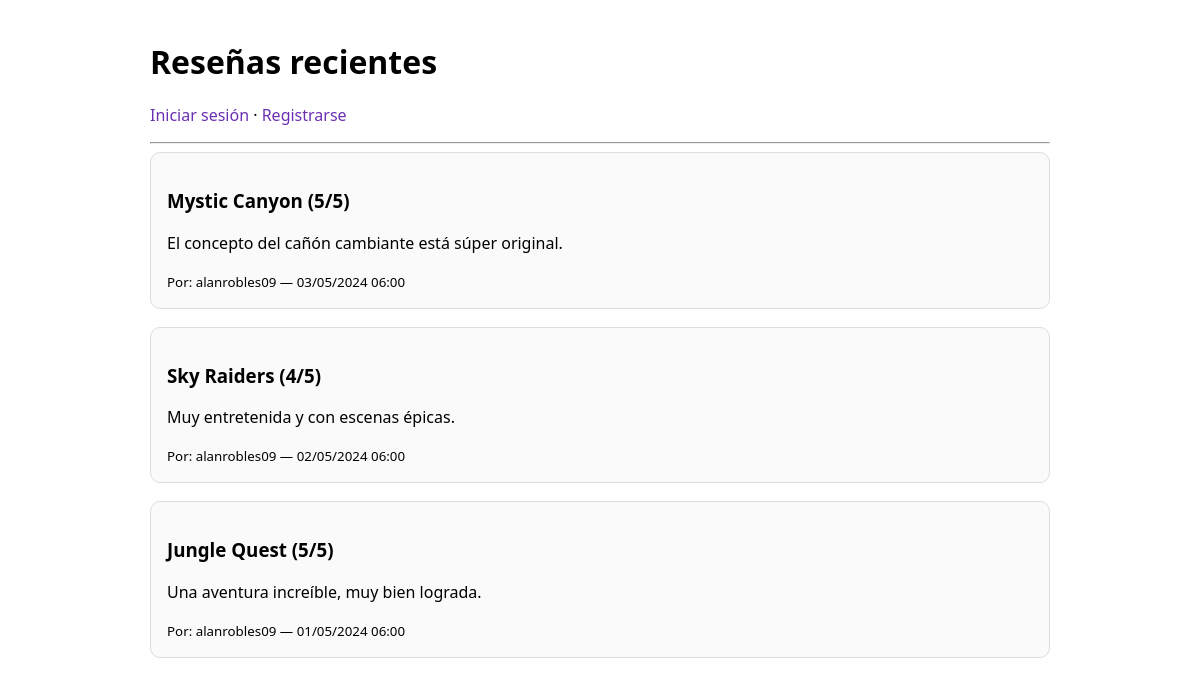
The page / on the database its author committed.
### sistema/models.py (models this page shows, shortened)
class Review(models.Model):
    movie = models.ForeignKey(
        Movie,
        on_delete=models.CASCADE,
        related_name='reviews',
        verbose_name="Película",
    )
    user = models.ForeignKey(
        User,
        on_delete=models.CASCADE,
        related_name='reviews',
        verbose_name="Usuario",
    )
    rating = models.PositiveSmallIntegerField("Calificación", help_text="Del 1 al 5")
    comment = models.TextField("Comentario")
    created_at = models.DateTimeField("Creada el", auto_now_add=True)
    class Meta:
        ordering = ['-created_at']
        verbose_name = "Reseña"
        verbose_name_plural = "Reseñas"

class Movie(models.Model):
    title = models.CharField("Título", max_length=200)
    description = models.TextField("Descripción", blank=True)
    year = models.PositiveIntegerField("Año", default=2024)  # ← CORREGIDO
    genre = models.CharField("Género", max_length=50, default="Aventura")
    created_at = models.DateTimeField("Creada el", auto_now_add=True)
    class Meta:
        ordering = ['-created_at']
        verbose_name = "Película"
        verbose_name_plural = "Películas"

### sistema/views.py (the view)
# urls.py: path('', views.home_view, name='home'),
def home_view(request):
    reviews = Review.objects.select_related("movie", "user").order_by('-created_at')
    return render(request, 'index.html', {
        'reviews': reviews
    })

### sistema/templates/index.html (shortened to what this page needs)
<!doctype html>
<html>
<head>
</head>
<body>
<h1>Reseñas recientes</h1>
{% if request.user.is_authenticated %}
    <p>Hola, <strong>{{ request.user.username }}</strong>.
        <a href="{% url 'logout' %}">Cerrar sesión</a>
    </p>
    <p>
        <a href="{% url 'movies' %}">Ver películas</a> ·
        <a href="{% url 'my_reviews' %}">Mis reseñas</a> ·
        <a href="{% url 'add_movie' %}">Agregar película</a>
    </p>
{% else %}
    <p>
        <a href="{% url 'login' %}">Iniciar sesión</a> ·
        <a href="{% url 'register' %}">Registrarse</a>
    </p>
{% endif %}
<hr>
{% if reviews %}
    {% for review in reviews %}
        <div class="review-card">
            <h3>{{ review.movie.title }} ({{ review.rating }}/5)</h3>
            <p>{{ review.comment }}</p>
            <small>
                Por: {{ review.user.username }} — {{ review.created_at|date:"d/m/Y H:i" }}
            </small>
        </div>
    {% endfor %}
{% else %}
    <p>No hay reseñas todavía.</p>
{% endif %}
</body>
</html>

### sistema/templates/index.html (style rules this page uses)
body { font-family: system-ui, Arial; max-width: 900px; margin: 40px auto; }
a { text-decoration: none; color: #6b2fb3; }
.review-card { border: 1px solid #ddd; padding: 16px; border-radius: 10px; margin-bottom: 18px; background: #fafafa; }

### rows shown on the page
Review: movie "Mystic Canyon", rating "5", comment "El concepto del cañón cambiante está súper original.", user.username "alanrobles09", created_at "03/05/2024 06:00"
Review: movie "Sky Raiders", rating "4", comment "Muy entretenida y con escenas épicas.", user.username "alanrobles09", created_at "02/05/2024 06:00"
Review: movie "Jungle Quest", rating "5", comment "Una aventura increíble, muy bien lograda.", user.username "alanrobles09", created_at "01/05/2024 06:00"
